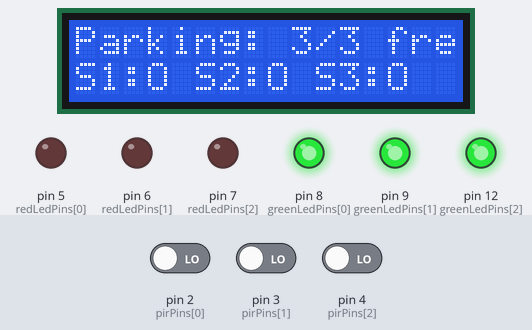
Bench run of a sketch on a simulated Arduino Uno, built with avr-gcc and run on an emulated ATmega328P. Parts: 16×2 character LCD, output pins drawn as LEDs (lit = HIGH). Inputs (shaded band) come from the test bench; at power-on: pin 2 (pirPins[0]) LOW, pin 3 (pirPins[1]) LOW, pin 4 (pirPins[2]) LOW. What the sketch prints to the serial monitor is not drawn.

Above: at 1.3 s.
1.4 s: pin 2 (pirPins[0]) driven HIGH
At 2.2 s:
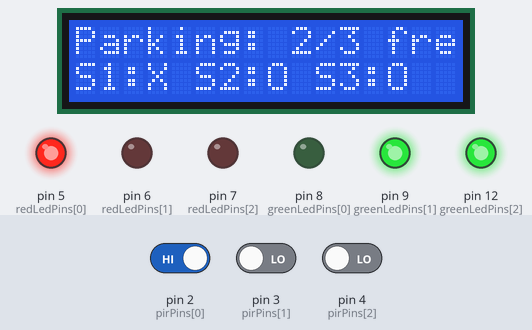
2.9 s: pin 3 (pirPins[1]) driven HIGH
At 4.1 s:
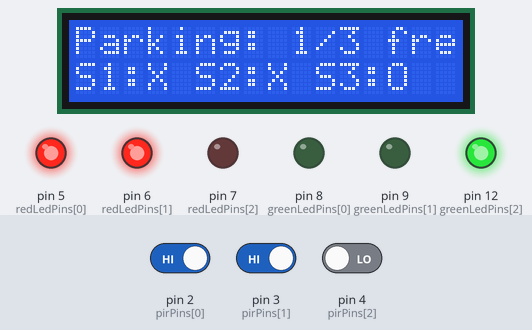
4.4 s: pin 4 (pirPins[2]) driven HIGH
At 5.3 s:
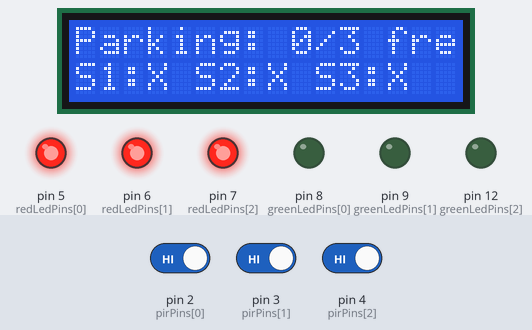
Timing chart, 0 to 7.4 s (numbered marks = the images above; inputs shaded):
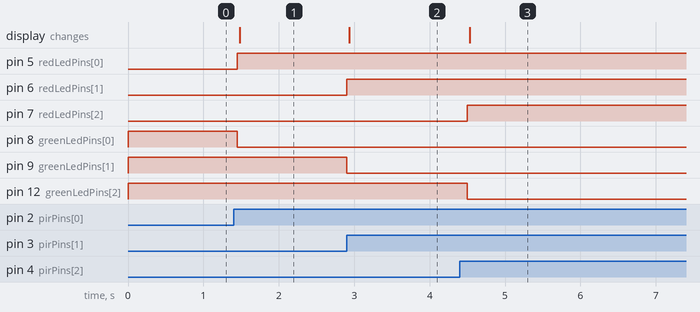

The sketch:

parking_slot.ino
```cpp
/*
 * Week 15: Parking Slot Occupancy
 *
 * PIR proximity sensors monitor vehicle entry/exit at each parking slot.
 * Updates a slot status array and transmits data via Bluetooth (SoftwareSerial).
 *
 * Components:
 *   - 3x PIR Motion Sensors (pins 2, 3, 4)
 *   - HC-05 Bluetooth Module (TX→pin10, RX→pin11)
 *   - 3x LEDs — Red=occupied, Green=free (pins 5,6,7 and 8,9,12)
 *   - LCD 16x2 (I2C) for local display
 *
 * Wiring:
 *   PIR Sensor 1 → Pin 2
 *   PIR Sensor 2 → Pin 3
 *   PIR Sensor 3 → Pin 4
 *   Red LED 1    → Pin 5 (via 220Ω)
 *   Red LED 2    → Pin 6 (via 220Ω)
 *   Red LED 3    → Pin 7 (via 220Ω)
 *   Green LED 1  → Pin 8 (via 220Ω)
 *   Green LED 2  → Pin 9 (via 220Ω)
 *   Green LED 3  → Pin 12 (via 220Ω)
 *   HC-05 TX     → Pin 10 (SoftwareSerial RX)
 *   HC-05 RX     → Pin 11 (SoftwareSerial TX, via voltage divider)
 */

#include <SoftwareSerial.h>
#include <Wire.h>
#include <LiquidCrystal_I2C.h>

// ── Pin Definitions ──────────────────────────────────────────
#define NUM_SLOTS 3

const int pirPins[NUM_SLOTS]      = {2, 3, 4};
const int redLedPins[NUM_SLOTS]   = {5, 6, 7};
const int greenLedPins[NUM_SLOTS] = {8, 9, 12};

#define BT_RX_PIN  10
#define BT_TX_PIN  11

// ── Configuration ────────────────────────────────────────────
#define OCCUPY_TIMEOUT 10000  // Time before slot is considered vacant (ms)
#define UPDATE_INTERVAL 2000  // Bluetooth transmit interval (ms)

SoftwareSerial bluetooth(BT_RX_PIN, BT_TX_PIN);
LiquidCrystal_I2C lcd(0x27, 16, 2);

// Slot state tracking
bool slotOccupied[NUM_SLOTS] = {false, false, false};
unsigned long lastMotion[NUM_SLOTS] = {0, 0, 0};
unsigned long lastTransmit = 0;

void setup() {
    Serial.begin(9600);
    bluetooth.begin(9600);

    Serial.println("=== Parking Slot Occupancy System ===");
    Serial.println("Monitoring 3 parking slots...");

    for (int i = 0; i < NUM_SLOTS; i++) {
        pinMode(pirPins[i], INPUT);
        pinMode(redLedPins[i], OUTPUT);
        pinMode(greenLedPins[i], OUTPUT);

        // Initially all slots free (green)
        digitalWrite(greenLedPins[i], HIGH);
        digitalWrite(redLedPins[i], LOW);
    }

    lcd.init();
    lcd.backlight();
    updateDisplay();

    bluetooth.println("PARKING_SYSTEM_READY");
}

void loop() {
    unsigned long now = millis();

    // Read each PIR sensor
    for (int i = 0; i < NUM_SLOTS; i++) {
        if (digitalRead(pirPins[i]) == HIGH) {
            // Motion detected — slot occupied
            lastMotion[i] = now;

            if (!slotOccupied[i]) {
                slotOccupied[i] = true;
                Serial.print("Slot ");
                Serial.print(i + 1);
                Serial.println(": OCCUPIED");

                // Red LED on, Green off
                digitalWrite(redLedPins[i], HIGH);
                digitalWrite(greenLedPins[i], LOW);
            }
        }

        // Check for vacancy timeout
        if (slotOccupied[i] && (now - lastMotion[i] > OCCUPY_TIMEOUT)) {
            slotOccupied[i] = false;
            Serial.print("Slot ");
            Serial.print(i + 1);
            Serial.println(": VACANT");

            // Green LED on, Red off
            digitalWrite(greenLedPins[i], HIGH);
            digitalWrite(redLedPins[i], LOW);
        }
    }

    // Update LCD
    updateDisplay();

    // Transmit via Bluetooth at regular intervals
    if (now - lastTransmit > UPDATE_INTERVAL) {
        lastTransmit = now;
        transmitStatus();
    }

    delay(100);
}

void updateDisplay() {
    int freeCount = 0;
    for (int i = 0; i < NUM_SLOTS; i++) {
        if (!slotOccupied[i]) freeCount++;
    }

    lcd.setCursor(0, 0);
    lcd.print("Parking: ");
    lcd.print(freeCount);
    lcd.print("/");
    lcd.print(NUM_SLOTS);
    lcd.print(" free ");

    lcd.setCursor(0, 1);
    for (int i = 0; i < NUM_SLOTS; i++) {
        lcd.print("S");
        lcd.print(i + 1);
        lcd.print(":");
        lcd.print(slotOccupied[i] ? "X " : "O ");
    }
}

void transmitStatus() {
    // Build JSON-like status string
    String status = "{\"slots\":[";
    for (int i = 0; i < NUM_SLOTS; i++) {
        if (i > 0) status += ",";
        status += "{\"id\":";
        status += (i + 1);
        status += ",\"status\":\"";
        status += (slotOccupied[i] ? "occupied" : "free");
        status += "\"}";
    }
    status += "]}";

    bluetooth.println(status);
    Serial.print("[BT TX] ");
    Serial.println(status);
}
```

Measured:
- after the input at 1.4 s, pin 5 (redLedPins[0]): LOW → HIGH after 0.05 s; pin 8 (greenLedPins[0]): HIGH → LOW after 0.05 s; the display: changes after 0.08 s (image 1)
- after the input at 2.9 s, pin 6 (redLedPins[1]): LOW → HIGH at once; pin 9 (greenLedPins[1]): HIGH → LOW at once; the display: changes at once (image 2)
- after the input at 4.4 s, pin 7 (redLedPins[2]): LOW → HIGH after 0.10 s; pin 12 (greenLedPins[2]): HIGH → LOW after 0.10 s; the display: changes after 0.13 s (image 3)
